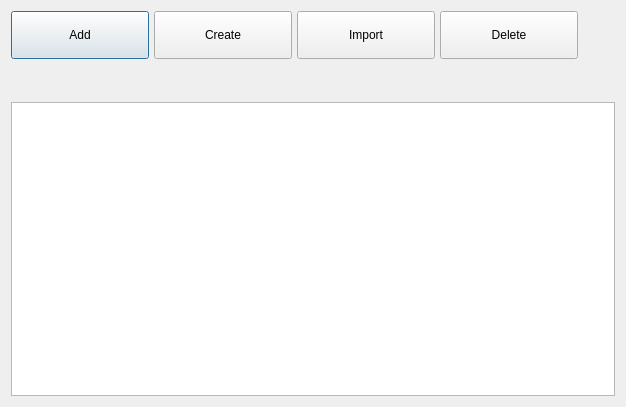
<?xml version="1.0" encoding="UTF-8"?>
<ui version="4.0">
 <class>KeysForm</class>
 <widget class="QDialog" name="KeysForm">
  <property name="geometry">
   <rect>
    <x>0</x>
    <y>0</y>
    <width>626</width>
    <height>407</height>
   </rect>
  </property>
  <property name="windowTitle">
   <string>Dialog</string>
  </property>
  <layout class="QVBoxLayout" name="verticalLayout">
   <property name="spacing">
    <number>43</number>
   </property>
   <item>
    <layout class="QHBoxLayout" name="horizontalLayout">
     <property name="spacing">
      <number>5</number>
     </property>
     <item>
      <widget class="QPushButton" name="btn_add_key">
       <property name="visible">
        <bool>false</bool>
       </property>
       <property name="styleSheet">
        <string notr="true">width: 130px; height: 40px; </string>
       </property>
       <property name="text">
        <string>Add</string>
       </property>
       <property name="icon">
        <iconset resource="../../resources/resources.qrc">
         <normaloff>:/images/plus</normaloff>:/images/plus</iconset>
       </property>
       <property name="iconSize">
        <size>
         <width>32</width>
         <height>32</height>
        </size>
       </property>
      </widget>
     </item>
     <item>
      <widget class="QPushButton" name="btn_create_key">
       <property name="visible">
        <bool>false</bool>
       </property>
       <property name="styleSheet">
        <string notr="true">width: 130px; height: 40px; </string>
       </property>
       <property name="text">
        <string>Create</string>
       </property>
       <property name="icon">
        <iconset resource="../../resources/resources.qrc">
         <normaloff>:/images/plus</normaloff>:/images/plus</iconset>
       </property>
       <property name="iconSize">
        <size>
         <width>32</width>
         <height>32</height>
        </size>
       </property>
      </widget>
     </item>
     <item>
      <widget class="QPushButton" name="btn_import_key">
       <property name="visible">
        <bool>false</bool>
       </property>
       <property name="styleSheet">
        <string notr="true">width: 130px; height: 40px; </string>
       </property>
       <property name="text">
        <string>Import</string>
       </property>
       <property name="icon">
        <iconset resource="../../resources/resources.qrc">
         <normaloff>:/images/import</normaloff>:/images/import</iconset>
       </property>
       <property name="iconSize">
        <size>
         <width>32</width>
         <height>32</height>
        </size>
       </property>
      </widget>
     </item>
     <item>
      <widget class="QPushButton" name="btn_delete_key">
       <property name="styleSheet">
        <string notr="true">width: 130px; height: 40px; </string>
       </property>
       <property name="text">
        <string>Delete</string>
       </property>
       <property name="icon">
        <iconset resource="../../resources/resources.qrc">
         <normaloff>:/images/recycle</normaloff>:/images/recycle</iconset>
       </property>
       <property name="iconSize">
        <size>
         <width>32</width>
         <height>32</height>
        </size>
       </property>
      </widget>
     </item>
     <item>
      <spacer name="horizontalSpacer">
       <property name="orientation">
        <enum>Qt::Horizontal</enum>
       </property>
       <property name="sizeHint" stdset="0">
        <size>
         <width>40</width>
         <height>20</height>
        </size>
       </property>
      </spacer>
     </item>
    </layout>
   </item>
   <item>
    <widget class="QTableView" name="table_keys">
     <property name="alternatingRowColors">
      <bool>true</bool>
     </property>
     <property name="selectionBehavior">
      <enum>QAbstractItemView::SelectRows</enum>
     </property>
    </widget>
   </item>
  </layout>
 </widget>
 <resources>
  <include location="../../resources/resources.qrc"/>
  <include location="../../resources/resources.qrc"/>
 </resources>
 <connections/>
</ui>
